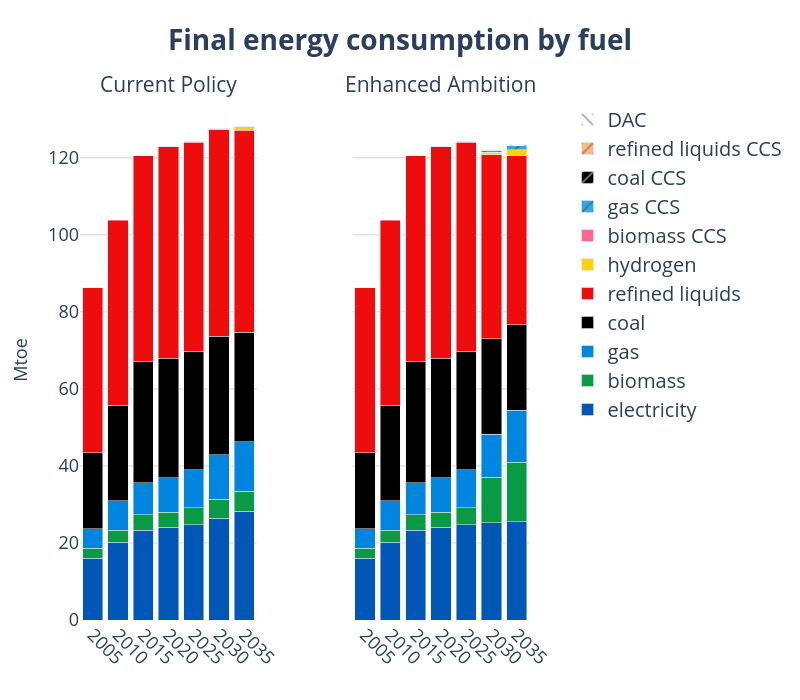

The notebook cell this image was saved under:
### Code cell
years = list(range(2005, 2036, 5))

# Create subplots with secondary y-axes
fig = make_subplots(
    rows=1, cols=2,
    shared_yaxes=True,
    shared_xaxes=True,
    specs=[[{"secondary_y": True}, {"secondary_y": True}]],
    subplot_titles=("Current Policy", "Enhanced Ambition")
)
# === Legend Group: Gases ===

# ------------------------------------------------------------------
# add traces from the first figure → left pane
# ------------------------------------------------------------------
for tr in fig1.data:
    tr.showlegend = False                      # keep legend single
    # NEW → colour & pattern injection
    if tr.name in fuel_colors:
        tr.marker.color = fuel_colors[tr.name]
        pattern = fuel_patterns.get(tr.name)
        if pattern:
            # marker.pattern is available from Plotly 5.3+
            tr.marker.pattern = dict(shape=pattern)

    fig.add_trace(tr, row=1, col=1, secondary_y=False)

# ------------------------------------------------------------------
# add traces from the second figure → right pane
# ------------------------------------------------------------------
for tr in fig2.data:
    if tr.name in fuel_colors:
        tr.marker.color = fuel_colors[tr.name]
        pattern = fuel_patterns.get(tr.name)
        if pattern:
            tr.marker.pattern = dict(shape=pattern)

    fig.add_trace(tr, row=1, col=2, secondary_y=False)


fig.update_layout(
    yaxis=dict(title="EJ", showgrid=True),
    yaxis1=dict(title="EJ", showgrid=True, title_font_size=20),
    
    # Hide secondary y-axis for col 1 (still used internally)
    yaxis2=dict(
        showticklabels=False,
        showgrid=False,
        zeroline=False,
        showline=False,
        title='',
        overlaying='y',
        side='right',
        range=[0, 100]
    ),
    
    # Show secondary y-axis for col 2
    yaxis4=dict(
        showticklabels=False,
        showgrid=False,
        zeroline=False,
        showline=False,
        title='',
        overlaying='y',
        side='right',
        range=[0, 100]
    ),
    barmode='stack',
    plot_bgcolor='rgba(0,0,0,0)',
    width=800, height=700,
)


fig.update_xaxes(tickangle=45)

fig.update_yaxes(range=[None, 150])

fig.update_layout(
    yaxis=dict(title="Mtoe", showgrid=True, gridcolor='lightgray'),
    yaxis3=dict(showgrid=True, gridcolor='lightgray'),
    title=dict(
        text="<b>Final energy consumption by fuel</b>",
        font=dict(size=28),
        x=0.5
    ),
    legend=dict(
        traceorder="reversed",
        font=dict(size=20),
        x=1.02, y=1,
        borderwidth=0
    )
)
fig.update_xaxes(
    tickvals=years,
    ticktext=[str(y) for y in years]
)

# adjust axis labels and ticks
fig.update_xaxes(title_font=dict(size=18), tickfont=dict(size=18))
fig.update_yaxes(title_font=dict(size=18), tickfont=dict(size=18))

# bump the subplot titles
fig.update_annotations(font=dict(size=21))

# (if you also set a main title earlier)
fig.update_layout(title=dict(font=dict(size=28)))
fig

### Figure 1 — Plotly figure (JSON) as saved in the notebook; plotly's stock layout.template omitted (floating-point values rounded to 4 significant figures)
{"data": [{"hovertemplate": "fuel=electricity<br>Year=%{x}<br>value=%{y}<extra></extra>", "legendgroup": "electricity", "marker": {"color": "#0057B5", "pattern": {"shape": ""}}, "name": "electricity", "orientation": "v", "showlegend": false, "textposition": "auto", "type": "bar", "x": [2005, 2010, 2015, 2020, 2025, 2030, 2035], "xaxis": "x", "y": [16.05, 20.15, 23.35, 24.02, 24.67, 26.38, 28.29], "yaxis": "y"}, {"hovertemplate": "fuel=biomass<br>Year=%{x}<br>value=%{y}<extra></extra>", "legendgroup": "biomass", "marker": {"color": "#099B43", "pattern": {"shape": ""}}, "name": "biomass", "orientation": "v", "showlegend": false, "textposition": "auto", "type": "bar", "x": [2005, 2010, 2015, 2020, 2025, 2030, 2035], "xaxis": "x", "y": [2.572, 3.19, 3.932, 4.006, 4.444, 4.918, 5.113], "yaxis": "y"}, {"hovertemplate": "fuel=gas<br>Year=%{x}<br>value=%{y}<extra></extra>", "legendgroup": "gas", "marker": {"color": "#0186E0", "pattern": {"shape": ""}}, "name": "gas", "orientation": "v", "showlegend": false, "textposition": "auto", "type": "bar", "x": [2005, 2010, 2015, 2020, 2025, 2030, 2035], "xaxis": "x", "y": [5.092, 7.57, 8.385, 8.878, 9.876, 11.54, 12.92], "yaxis": "y"}, {"hovertemplate": "fuel=coal<br>Year=%{x}<br>value=%{y}<extra></extra>", "legendgroup": "coal", "marker": {"color": "#000000", "pattern": {"shape": ""}}, "name": "coal", "orientation": "v", "showlegend": false, "textposition": "auto", "type": "bar", "x": [2005, 2010, 2015, 2020, 2025, 2030, 2035], "xaxis": "x", "y": [19.67, 24.89, 31.4, 31.11, 30.77, 30.8, 28.38], "yaxis": "y"}, {"hovertemplate": "fuel=refined liquids<br>Year=%{x}<br>value=%{y}<extra></extra>", "legendgroup": "refined liquids", "marker": {"color": "#EF0C0C", "pattern": {"shape": ""}}, "name": "refined liquids", "orientation": "v", "showlegend": false, "textposition": "auto", "type": "bar", "x": [2005, 2010, 2015, 2020, 2025, 2030, 2035], "xaxis": "x", "y": [42.93, 48.04, 53.42, 54.81, 54.33, 53.64, 52.49], "yaxis": "y"}, {"hovertemplate": "fuel=hydrogen<br>Year=%{x}<br>value=%{y}<extra></extra>", "legendgroup": "hydrogen", "marker": {"color": "#FED30B", "pattern": {"shape": ""}}, "name": "hydrogen", "orientation": "v", "showlegend": false, "textposition": "auto", "type": "bar", "x": [2020, 2025, 2030, 2035], "xaxis": "x", "y": [0.001991, 0.1303, 0.3704, 0.9247], "yaxis": "y"}, {"hovertemplate": "fuel=biomass CCS<br>Year=%{x}<br>value=%{y}<extra></extra>", "legendgroup": "biomass CCS", "marker": {"color": "#FF6692", "pattern": {"shape": ""}}, "name": "biomass CCS", "orientation": "v", "showlegend": false, "textposition": "auto", "type": "bar", "x": [2020, 2025, 2030, 2035], "xaxis": "x", "y": [0.0001117, 0.0005097, 0.004767, 0.0197], "yaxis": "y"}, {"hovertemplate": "fuel=gas CCS<br>Year=%{x}<br>value=%{y}<extra></extra>", "legendgroup": "gas CCS", "marker": {"color": "#33A8E2", "pattern": {"shape": "/"}}, "name": "gas CCS", "orientation": "v", "showlegend": false, "textposition": "auto", "type": "bar", "x": [2020, 2025, 2030, 2035], "xaxis": "x", "y": [0.0003593, 0.003861, 0.01811, 0.07217], "yaxis": "y"}, {"hovertemplate": "fuel=coal CCS<br>Year=%{x}<br>value=%{y}<extra></extra>", "legendgroup": "coal CCS", "marker": {"color": "#000000", "pattern": {"shape": "/"}}, "name": "coal CCS", "orientation": "v", "showlegend": false, "textposition": "auto", "type": "bar", "x": [2020, 2025, 2030, 2035], "xaxis": "x", "y": [6.879e-06, 2.661e-05, 0.0002629, 0.0012], "yaxis": "y"}, {"hovertemplate": "fuel=refined liquids CCS<br>Year=%{x}<br>value=%{y}<extra></extra>", "legendgroup": "refined liquids CCS", "marker": {"color": "#FFB785", "pattern": {"shape": "/"}}, "name": "refined liquids CCS", "orientation": "v", "showlegend": false, "textposition": "auto", "type": "bar", "x": [2020, 2025, 2030, 2035], "xaxis": "x", "y": [0.0002423, 0.0009501, 0.008258, 0.03768], "yaxis": "y"}, {"hovertemplate": "fuel=electricity<br>Year=%{x}<br>value=%{y}<extra></extra>", "legendgroup": "electricity", "marker": {"color": "#0057B5", "pattern": {"shape": ""}}, "name": "electricity", "orientation": "v", "showlegend": true, "textposition": "auto", "type": "bar", "x": [2005, 2010, 2015, 2020, 2025, 2030, 2035], "xaxis": "x2", "y": [16.05, 20.15, 23.35, 24.02, 24.67, 25.2, 25.53], "yaxis": "y3"}, {"hovertemplate": "fuel=biomass<br>Year=%{x}<br>value=%{y}<extra></extra>", "legendgroup": "biomass", "marker": {"color": "#099B43", "pattern": {"shape": ""}}, "name": "biomass", "orientation": "v", "showlegend": true, "textposition": "auto", "type": "bar", "x": [2005, 2010, 2015, 2020, 2025, 2030, 2035], "xaxis": "x2", "y": [2.572, 3.19, 3.932, 4.006, 4.444, 11.89, 15.48], "yaxis": "y3"}, {"hovertemplate": "fuel=gas<br>Year=%{x}<br>value=%{y}<extra></extra>", "legendgroup": "gas", "marker": {"color": "#0186E0", "pattern": {"shape": ""}}, "name": "gas", "orientation": "v", "showlegend": true, "textposition": "auto", "type": "bar", "x": [2005, 2010, 2015, 2020, 2025, 2030, 2035], "xaxis": "x2", "y": [5.092, 7.57, 8.385, 8.878, 9.876, 11.14, 13.48], "yaxis": "y3"}, {"hovertemplate": "fuel=coal<br>Year=%{x}<br>value=%{y}<extra></extra>", "legendgroup": "coal", "marker": {"color": "#000000", "pattern": {"shape": ""}}, "name": "coal", "orientation": "v", "showlegend": true, "textposition": "auto", "type": "bar", "x": [2005, 2010, 2015, 2020, 2025, 2030, 2035], "xaxis": "x2", "y": [19.67, 24.89, 31.4, 31.11, 30.77, 24.81, 22.12], "yaxis": "y3"}, {"hovertemplate": "fuel=refined liquids<br>Year=%{x}<br>value=%{y}<extra></extra>", "legendgroup": "refined liquids", "marker": {"color": "#EF0C0C", "pattern": {"shape": ""}}, "name": "refined liquids", "orientation": "v", "showlegend": true, "textposition": "auto", "type": "bar", "x": [2005, 2010, 2015, 2020, 2025, 2030, 2035], "xaxis": "x2", "y": [42.93, 48.04, 53.42, 54.81, 54.33, 47.74, 43.88], "yaxis": "y3"}, {"hovertemplate": "fuel=hydrogen<br>Year=%{x}<br>value=%{y}<extra></extra>", "legendgroup": "hydrogen", "marker": {"color": "#FED30B", "pattern": {"shape": ""}}, "name": "hydrogen", "orientation": "v", "showlegend": true, "textposition": "auto", "type": "bar", "x": [2020, 2025, 2030, 2035], "xaxis": "x2", "y": [0.001991, 0.1303, 0.6252, 1.552], "yaxis": "y3"}, {"hovertemplate": "fuel=biomass CCS<br>Year=%{x}<br>value=%{y}<extra></extra>", "legendgroup": "biomass CCS", "marker": {"color": "#FF6692", "pattern": {"shape": ""}}, "name": "biomass CCS", "orientation": "v", "showlegend": true, "textposition": "auto", "type": "bar", "x": [2020, 2025, 2030, 2035], "xaxis": "x2", "y": [0.0001117, 0.0005097, 0.005637, 0.02456], "yaxis": "y3"}, {"hovertemplate": "fuel=gas CCS<br>Year=%{x}<br>value=%{y}<extra></extra>", "legendgroup": "gas CCS", "marker": {"color": "#33A8E2", "pattern": {"shape": "/"}}, "name": "gas CCS", "orientation": "v", "showlegend": true, "textposition": "auto", "type": "bar", "x": [2020, 2025, 2030, 2035], "xaxis": "x2", "y": [0.0003593, 0.003862, 0.5075, 1.036], "yaxis": "y3"}, {"hovertemplate": "fuel=coal CCS<br>Year=%{x}<br>value=%{y}<extra></extra>", "legendgroup": "coal CCS", "marker": {"color": "#000000", "pattern": {"shape": "/"}}, "name": "coal CCS", "orientation": "v", "showlegend": true, "textposition": "auto", "type": "bar", "x": [2020, 2025, 2030, 2035], "xaxis": "x2", "y": [6.879e-06, 2.661e-05, 0.0004537, 0.002367], "yaxis": "y3"}, {"hovertemplate": "fuel=refined liquids CCS<br>Year=%{x}<br>value=%{y}<extra></extra>", "legendgroup": "refined liquids CCS", "marker": {"color": "#FFB785", "pattern": {"shape": "/"}}, "name": "refined liquids CCS", "orientation": "v", "showlegend": true, "textposition": "auto", "type": "bar", "x": [2020, 2025, 2030, 2035], "xaxis": "x2", "y": [0.0002423, 0.0009501, 0.01126, 0.05868], "yaxis": "y3"}, {"hovertemplate": "fuel=DAC<br>Year=%{x}<br>value=%{y}<extra></extra>", "legendgroup": "DAC", "marker": {"color": "#FFFFFF", "pattern": {"shape": "\\"}}, "name": "DAC", "orientation": "v", "showlegend": true, "textposition": "auto", "type": "bar", "x": [2025, 2030, 2035], "xaxis": "x2", "y": [1.677e-07, 0.1234, 0.2384], "yaxis": "y3"}], "layout": {"annotations": [{"font": {"size": 21}, "showarrow": false, "text": "Current Policy", "x": 0.185, "xanchor": "center", "xref": "paper", "y": 1, "yanchor": "bottom", "yref": "paper"}, {"font": {"size": 21}, "showarrow": false, "text": "Enhanced Ambition", "x": 0.755, "xanchor": "center", "xref": "paper", "y": 1, "yanchor": "bottom", "yref": "paper"}], "barmode": "stack", "height": 700, "legend": {"borderwidth": 0, "font": {"size": 20}, "traceorder": "reversed", "x": 1.02, "y": 1}, "plot_bgcolor": "rgba(0,0,0,0)", "title": {"font": {"size": 28}, "text": "<b>Final energy consumption by fuel</b>", "x": 0.5}, "width": 800, "xaxis": {"anchor": "y", "domain": [0, 0.37], "tickangle": 45, "tickfont": {"size": 18}, "ticktext": ["2005", "2010", "2015", "2020", "2025", "2030", "2035"], "tickvals": [2005, 2010, 2015, 2020, 2025, 2030, 2035], "title": {"font": {"size": 18}}}, "xaxis2": {"anchor": "y3", "domain": [0.57, 0.94], "tickangle": 45, "tickfont": {"size": 18}, "ticktext": ["2005", "2010", "2015", "2020", "2025", "2030", "2035"], "tickvals": [2005, 2010, 2015, 2020, 2025, 2030, 2035], "title": {"font": {"size": 18}}}, "yaxis": {"anchor": "x", "domain": [0, 1], "gridcolor": "lightgray", "range": [null, 150], "showgrid": true, "tickfont": {"size": 18}, "title": {"font": {"size": 18}, "text": "Mtoe"}}, "yaxis2": {"anchor": "x", "overlaying": "y", "range": [null, 150], "showgrid": false, "showline": false, "showticklabels": false, "side": "right", "tickfont": {"size": 18}, "title": {"font": {"size": 18}, "text": ""}, "zeroline": false}, "yaxis3": {"anchor": "x2", "domain": [0, 1], "gridcolor": "lightgray", "matches": "y", "range": [null, 150], "showgrid": true, "showticklabels": false, "tickfont": {"size": 18}, "title": {"font": {"size": 18}}}, "yaxis4": {"anchor": "x2", "overlaying": "y", "range": [null, 150], "showgrid": false, "showline": false, "showticklabels": false, "side": "right", "tickfont": {"size": 18}, "title": {"font": {"size": 18}, "text": ""}, "zeroline": false}}}
